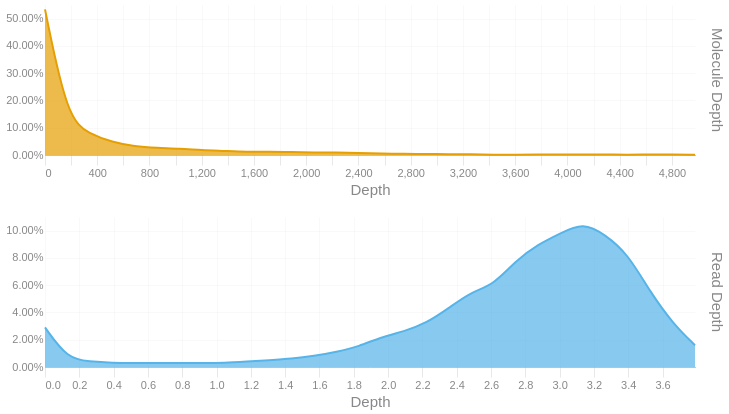

The notebook cell saved with this chart:
### Code cell
readdep = depth_hist(tb['Read Depth'], q99, 3)
readdep = readdep.with_columns(pl.lit('Read Depth').alias('Metric'))
if not SKIPLR:
    moldep = depth_hist(tb['Molecule Depth'], mol_q99, 1)
    moldep = moldep.with_columns(pl.lit('Molecule Depth').alias('Metric'))
    _hist = pl.concat([readdep, moldep])
    _hist = _hist.filter(pl.col('Proportion') != 0)
    with SafeRender(_hist):
        (
            alt.Chart(_hist)        
            .mark_area(interpolate = "basis")
            .encode(
                x=alt.X('Bin:Q').scale(domainMin=0).axis(alt.Axis(title='Depth')),
                y = alt.Y('Proportion:Q', title = None).axis(format = '.2%'),
                color = alt.Color('Metric:N').legend(None),
                row = alt.Row("Metric:N").header(title = None, labelOrient = 'right'),
                tooltip = [
                    alt.Tooltip("Metric:N", title = "Metric"),
                    alt.Tooltip('Interval:N', title = "Depth Interval"),
                    alt.Tooltip('Proportion:Q', title = "% Alignments").format('.2%')
                ]
            )
            .resolve_scale(x='independent', y='independent')
            .properties(
                height = 150, width = 650,
                usermeta={'embedOptions': {'downloadFileName': f'{samplename}.depth.hist'}}
            )
        ).display()
else:
    readdep = readdep.filter(pl.col('Proportion') != 0)
    with SafeRender(readdep):
        (
            alt.Chart(readdep)        
            .mark_area(interpolate = "basis")
            .encode(
                x=alt.X('Bin:Q').scale(domainMin=0).axis(alt.Axis(title='Depth')),
                y = alt.Y('Proportion:Q', title = None).axis(format = '.2%'),
                tooltip = [
                    alt.Tooltip('Interval:N', title = "Depth Interval"),
                    alt.Tooltip('Proportion:Q', title = "% Alignments").format('.2%')
                ]
            )
            .properties(
                usermeta={'embedOptions': {'downloadFileName': f'{samplename}.depth.hist'}}
            )
        ).display()

### Figure 1 — Vega-Lite specification as saved in the notebook (floating-point values rounded to 4 significant figures)
{"width": 650, "height": 150, "config": {"title": {"anchor": "start", "dy": -15, "fontSize": 18, "color": "#888888", "subtitleColor": "#888888", "subtitleFontSize": 14}, "arc": {"fill": "#0072B2"}, "axis": {"domainColor": "#888888", "domainWidth": 0.5, "gridWidth": 0.2, "grid": false, "titleFontWeight": 400, "titleFontSize": 15, "labelFontSize": 11, "labelColor": "#888888", "tickColor": "#888888", "tickWidth": 0.2, "titleColor": "#888888"}, "axisBand": {"grid": false}, "axisX": {"grid": true, "tickSize": 10, "domainCap": "round"}, "axisY": {"domain": false, "grid": true, "tickSize": 0, "domainCap": "round"}, "background": "transparent", "header": {"labelFontSize": 15, "labelColor": "#888888", "titleFontSize": 15, "titleFontWeight": 600, "titleColor": "#888888"}, "legend": {"labelFont": "sans-serif", "labelFontSize": 12, "labelColor": "#888888", "symbolSize": 100, "symbolType": "circle", "titleFontSize": 12, "titlePadding": 10, "titleColor": "#888888", "title": null}, "range": {"category": ["#E69F00", "#56B4E9", "#009E73", "#F0E442", "#0072B2", "#D55E00", "#CC79A7", "#000000"], "diverging": ["#cfe8f3", "#a2d4ec", "#73bfe2", "#46abdb", "#1696d2", "#12719e"]}, "area": {"fill": "#0072B2", "fillOpacity": 0.7, "line": true, "strokeOpacity": 0.7}, "line": {"color": "#0072B2", "stroke": "#0072B2", "strokeWidth": 2}, "trail": {"color": "#0072B2", "stroke": "#0072B2", "strokeWidth": 0, "size": 1}, "point": {"filled": true, "fillOpacity": 1.0, "size": 95}, "text": {"color": "#888888", "fontSize": 11, "align": "right", "fontWeight": 400, "size": 11}, "bar": {"fill": "#0072B2", "stroke": null}, "view": {"stroke": null, "continuousWidth": 660, "continuousHeight": 400}}, "data": {"name": "data-bbdd4aa9dd585d59c938029f4bd86d4a"}, "mark": {"type": "area", "interpolate": "basis"}, "encoding": {"color": {"field": "Metric", "legend": null, "type": "nominal"}, "row": {"field": "Metric", "header": {"title": null, "labelOrient": "right"}, "type": "nominal"}, "tooltip": [{"field": "Metric", "title": "Metric", "type": "nominal"}, {"field": "Interval", "title": "Depth Interval", "type": "nominal"}, {"field": "Proportion", "format": ".2%", "title": "% Alignments", "type": "quantitative"}], "x": {"axis": {"title": "Depth"}, "field": "Bin", "scale": {"domainMin": 0}, "type": "quantitative"}, "y": {"axis": {"format": ".2%"}, "field": "Proportion", "title": null, "type": "quantitative"}}, "resolve": {"scale": {"x": "independent", "y": "independent"}}, "usermeta": {"embedOptions": {"downloadFileName": "S5_StJohns_3457.depth.hist"}}, "$schema": "https://vega.github.io/schema/vega-lite/v6.1.0.json", "datasets": {"data-bbdd4aa9dd585d59c938029f4bd86d4a": [{"Bin": 0.0, "Interval": "0.0-0.131", "Proportion": 0.029, "Metric": "Read Depth"}, {"Bin": 0.131, "Interval": "0.131-0.261", "Proportion": 0.006, "Metric": "Read Depth"}, {"Bin": 0.261, "Interval": "0.261-0.392", "Proportion": 0.004, "Metric": "Read Depth"}, {"Bin": 0.392, "Interval": "0.392-0.523", "Proportion": 0.003, "Metric": "Read Depth"}, {"Bin": 0.523, "Interval": "0.523-0.653", "Proportion": 0.003, "Metric": "Read Depth"}, {"Bin": 0.653, "Interval": "0.653-0.784", "Proportion": 0.003, "Metric": "Read Depth"}, {"Bin": 0.784, "Interval": "0.784-0.915", "Proportion": 0.003, "Metric": "Read Depth"}, {"Bin": 0.915, "Interval": "0.915-1.045", "Proportion": 0.003, "Metric": "Read Depth"}, {"Bin": 1.045, "Interval": "1.045-1.176", "Proportion": 0.003, "Metric": "Read Depth"}, {"Bin": 1.176, "Interval": "1.176-1.307", "Proportion": 0.004, "Metric": "Read Depth"}, {"Bin": 1.307, "Interval": "1.307-1.437", "Proportion": 0.005, "Metric": "Read Depth"}, {"Bin": 1.437, "Interval": "1.437-1.568", "Proportion": 0.006, "Metric": "Read Depth"}, {"Bin": 1.568, "Interval": "1.568-1.699", "Proportion": 0.008, "Metric": "Read Depth"}, {"Bin": 1.699, "Interval": "1.699-1.829", "Proportion": 0.011, "Metric": "Read Depth"}, {"Bin": 1.829, "Interval": "1.829-1.96", "Proportion": 0.015, "Metric": "Read Depth"}, {"Bin": 1.96, "Interval": "1.96-2.091", "Proportion": 0.022, "Metric": "Read Depth"}, {"Bin": 2.091, "Interval": "2.091-2.221", "Proportion": 0.026, "Metric": "Read Depth"}, {"Bin": 2.221, "Interval": "2.221-2.352", "Proportion": 0.032, "Metric": "Read Depth"}, {"Bin": 2.352, "Interval": "2.352-2.483", "Proportion": 0.043, "Metric": "Read Depth"}, {"Bin": 2.483, "Interval": "2.483-2.613", "Proportion": 0.055, "Metric": "Read Depth"}, {"Bin": 2.613, "Interval": "2.613-2.744", "Proportion": 0.06, "Metric": "Read Depth"}, {"Bin": 2.744, "Interval": "2.744-2.875", "Proportion": 0.078, "Metric": "Read Depth"}, {"Bin": 2.875, "Interval": "2.875-3.005", "Proportion": 0.09, "Metric": "Read Depth"}, {"Bin": 3.005, "Interval": "3.005-3.136", "Proportion": 0.098, "Metric": "Read Depth"}, {"Bin": 3.136, "Interval": "3.136-3.267", "Proportion": 0.106, "Metric": "Read Depth"}, {"Bin": 3.267, "Interval": "3.267-3.397", "Proportion": 0.097, "Metric": "Read Depth"}, {"Bin": 3.397, "Interval": "3.397-3.528", "Proportion": 0.083, "Metric": "Read Depth"}, {"Bin": 3.528, "Interval": "3.528-3.659", "Proportion": 0.055, "Metric": "Read Depth"}, {"Bin": 3.659, "Interval": "3.659-3.789", "Proportion": 0.032, "Metric": "Read Depth"}, {"Bin": 3.789, "Interval": "3.789-3.92", "Proportion": 0.016, "Metric": "Read Depth"}, {"Bin": 0.0, "Interval": "0.0-171.6", "Proportion": 0.534, "Metric": "Molecule Depth"}, {"Bin": 171.6, "Interval": "171.6-343.2", "Proportion": 0.132, "Metric": "Molecule Depth"}, {"Bin": 343.2, "Interval": "343.2-514.8", "Proportion": 0.077, "Metric": "Molecule Depth"}, {"Bin": 514.8, "Interval": "514.8-686.4", "Proportion": 0.047, "Metric": "Molecule Depth"}, {"Bin": 686.4, "Interval": "686.4-858.1", "Proportion": 0.031, "Metric": "Molecule Depth"}, {"Bin": 858.1, "Interval": "858.1-1029.7", "Proportion": 0.026, "Metric": "Molecule Depth"}, {"Bin": 1030.0, "Interval": "1029.7-1201.3", "Proportion": 0.024, "Metric": "Molecule Depth"}, {"Bin": 1201.0, "Interval": "1201.3-1372.9", "Proportion": 0.018, "Metric": "Molecule Depth"}, {"Bin": 1373.0, "Interval": "1372.9-1544.5", "Proportion": 0.015, "Metric": "Molecule Depth"}, {"Bin": 1544.0, "Interval": "1544.5-1716.1", "Proportion": 0.011, "Metric": "Molecule Depth"}, {"Bin": 1716.0, "Interval": "1716.1-1887.7", "Proportion": 0.013, "Metric": "Molecule Depth"}, {"Bin": 1888.0, "Interval": "1887.7-2059.3", "Proportion": 0.011, "Metric": "Molecule Depth"}, {"Bin": 2059.0, "Interval": "2059.3-2231.0", "Proportion": 0.009, "Metric": "Molecule Depth"}, {"Bin": 2231.0, "Interval": "2231.0-2402.6", "Proportion": 0.009, "Metric": "Molecule Depth"}, {"Bin": 2403.0, "Interval": "2402.6-2574.2", "Proportion": 0.008, "Metric": "Molecule Depth"}, {"Bin": 2574.0, "Interval": "2574.2-2745.8", "Proportion": 0.005, "Metric": "Molecule Depth"}, {"Bin": 2746.0, "Interval": "2745.8-2917.4", "Proportion": 0.004, "Metric": "Molecule Depth"}, {"Bin": 2917.0, "Interval": "2917.4-3089.0", "Proportion": 0.004, "Metric": "Molecule Depth"}, {"Bin": 3089.0, "Interval": "3089.0-3260.6", "Proportion": 0.003, "Metric": "Molecule Depth"}, {"Bin": 3261.0, "Interval": "3260.6-3432.2", "Proportion": 0.003, "Metric": "Molecule Depth"}, {"Bin": 3432.0, "Interval": "3432.2-3603.9", "Proportion": 0.001, "Metric": "Molecule Depth"}, {"Bin": 3604.0, "Interval": "3603.9-3775.5", "Proportion": 0.001, "Metric": "Molecule Depth"}, {"Bin": 3776.0, "Interval": "3775.5-3947.1", "Proportion": 0.002, "Metric": "Molecule Depth"}, {"Bin": 3947.0, "Interval": "3947.1-4118.7", "Proportion": 0.002, "Metric": "Molecule Depth"}, {"Bin": 4119.0, "Interval": "4118.7-4290.3", "Proportion": 0.002, "Metric": "Molecule Depth"}, {"Bin": 4290.0, "Interval": "4290.3-4461.9", "Proportion": 0.002, "Metric": "Molecule Depth"}, {"Bin": 4462.0, "Interval": "4461.9-4633.5", "Proportion": 0.001, "Metric": "Molecule Depth"}, {"Bin": 4634.0, "Interval": "4633.5-4805.1", "Proportion": 0.002, "Metric": "Molecule Depth"}, {"Bin": 4805.0, "Interval": "4805.1-4976.8", "Proportion": 0.002, "Metric": "Molecule Depth"}, {"Bin": 4977.0, "Interval": "4976.8-5148.37", "Proportion": 0.001, "Metric": "Molecule Depth"}]}}
